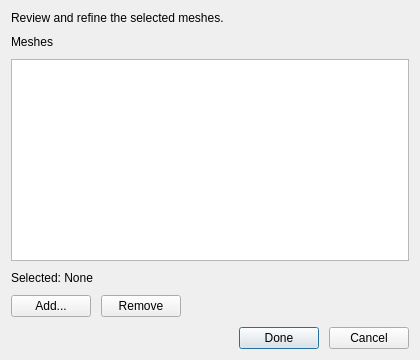
<?xml version="1.0" encoding="UTF-8"?>
<ui version="4.0">
 <class>MeshSelectionEditor</class>
 <widget class="QDialog" name="MeshSelectionEditor">
  <property name="geometry">
   <rect>
    <x>0</x>
    <y>0</y>
    <width>420</width>
    <height>360</height>
   </rect>
  </property>
  <property name="windowTitle">
   <string>Edit Selection</string>
  </property>
  <layout class="QVBoxLayout" name="verticalLayoutMain">
   <property name="spacing">
    <number>10</number>
   </property>
   <item>
    <widget class="QLabel" name="labelIntro">
     <property name="text">
      <string>Review and refine the selected meshes.</string>
     </property>
     <property name="wordWrap">
      <bool>true</bool>
     </property>
    </widget>
   </item>
   <item>
    <widget class="QLabel" name="labelMembers">
     <property name="text">
      <string>Meshes</string>
     </property>
    </widget>
   </item>
   <item>
   <widget class="QListWidget" name="listWidgetMembers">
     <property name="selectionMode">
      <enum>QAbstractItemView::ExtendedSelection</enum>
     </property>
     <property name="alternatingRowColors">
      <bool>true</bool>
     </property>
    </widget>
   </item>
   <item>
    <widget class="QLabel" name="labelSelected">
     <property name="text">
      <string>Selected: None</string>
     </property>
    </widget>
   </item>
   <item>
    <layout class="QHBoxLayout" name="horizontalLayoutActions">
     <item>
      <widget class="QPushButton" name="pushButtonAdd">
       <property name="toolTip">
        <string>Close this dialog and pick more meshes
to add from the scene/tree</string>
       </property>
       <property name="text">
        <string>Add...</string>
       </property>
      </widget>
     </item>
     <item>
      <widget class="QPushButton" name="pushButtonRemove">
       <property name="text">
        <string>Remove</string>
       </property>
      </widget>
     </item>
     <item>
      <spacer name="horizontalSpacerActions">
       <property name="orientation">
        <enum>Qt::Orientation::Horizontal</enum>
       </property>
       <property name="sizeHint" stdset="0">
        <size>
         <width>40</width>
         <height>20</height>
        </size>
       </property>
      </spacer>
     </item>
    </layout>
   </item>
   <item>
    <layout class="QHBoxLayout" name="horizontalLayoutButtons">
     <item>
      <spacer name="horizontalSpacerButtons">
       <property name="orientation">
        <enum>Qt::Orientation::Horizontal</enum>
       </property>
       <property name="sizeHint" stdset="0">
        <size>
         <width>40</width>
         <height>20</height>
        </size>
       </property>
      </spacer>
     </item>
     <item>
      <widget class="QPushButton" name="pushButtonDone">
       <property name="text">
        <string>Done</string>
       </property>
       <property name="default">
        <bool>true</bool>
       </property>
      </widget>
     </item>
     <item>
      <widget class="QPushButton" name="pushButtonCancel">
       <property name="text">
        <string>Cancel</string>
       </property>
      </widget>
     </item>
    </layout>
   </item>
  </layout>
 </widget>
 <resources/>
 <connections/>
</ui>
